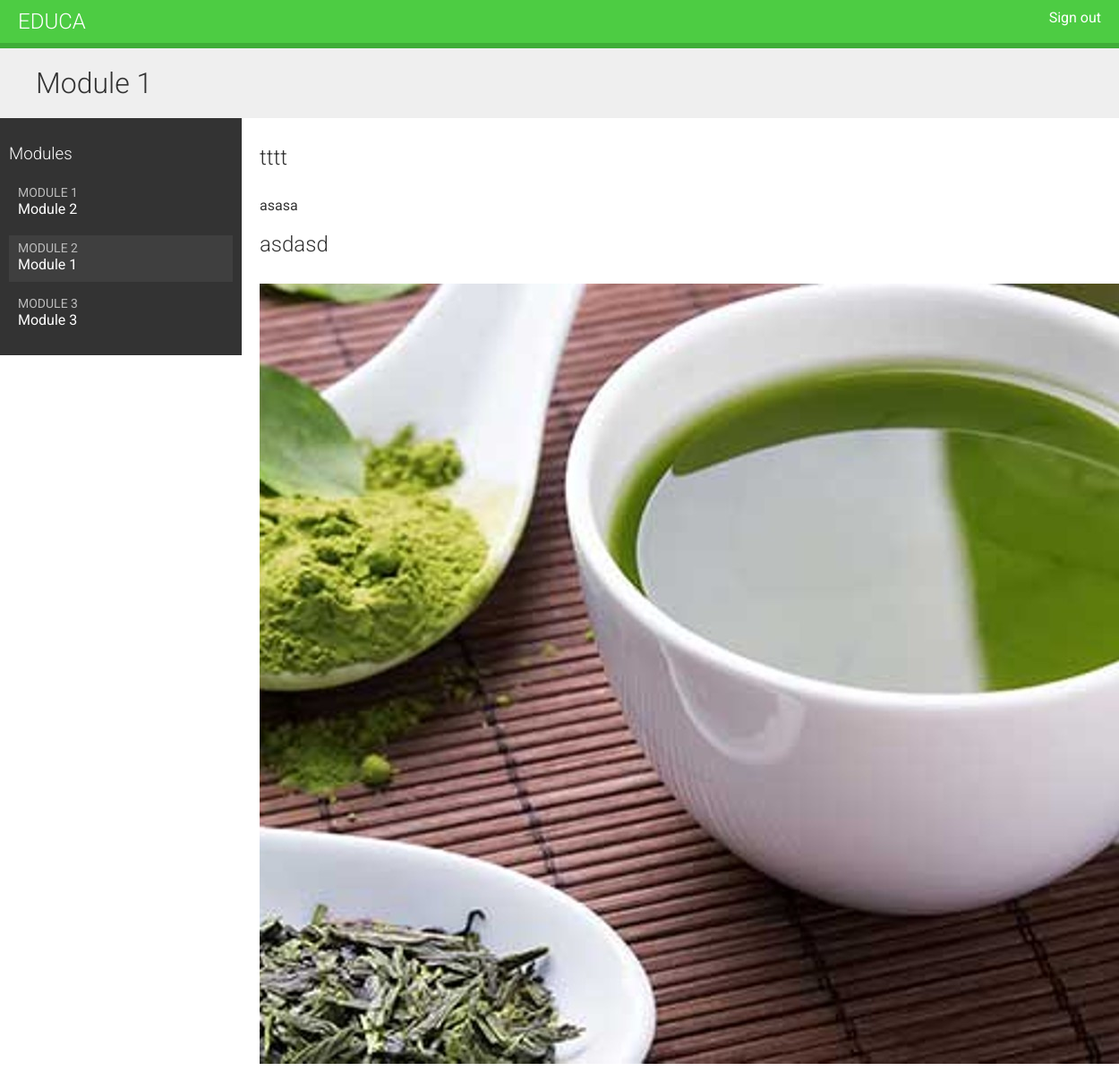
The page /students/course/4/6/ (signed in) on the database its author committed.
### courses/models.py (models this page shows, shortened)
class Module(models.Model):
    course = models.ForeignKey(Course,
                               related_name='modules',
                               on_delete=models.CASCADE)
    title = models.CharField(max_length=200)
    description = models.TextField(blank=True)
    order = OrderField(blank=True, for_fields=['course'])
    def __str__(self):
        return f'{self.order}. {self.title}'
    class Meta:
        ordering = ['order']

class Content(models.Model):
    module = models.ForeignKey(Module,
                               related_name='contents',
                               on_delete=models.CASCADE)
    content_type = models.ForeignKey(ContentType,
                                     on_delete=models.CASCADE,
                                     limit_choices_to={'model__in': (
                                         'text',
                                         'video',
                                         'image',
                                         'file')})
    object_id = models.PositiveIntegerField()
    item = GenericForeignKey('content_type', 'object_id')
    order = OrderField(blank=True, for_fields=['module'])
    class Meta:
        ordering = ['order']

class ItemBase(models.Model):
    owner = models.ForeignKey(User,
                              related_name='%(class)s_related',
                              on_delete=models.CASCADE)
    title = models.CharField(max_length=250)
    created = models.DateTimeField(auto_now_add=True)
    updated = models.DateTimeField(auto_now=True)
    class Meta:
        abstract = True
    def render(self):
        return render_to_string(
            f'courses/content/{self._meta.model_name}.html',
            {'item': self})

class Text(ItemBase):
    content = models.TextField()

class Image(ItemBase):
    file = models.FileField(upload_to='images')

### students/views.py (the view)
class StudentCourseDetailView(DetailView):
    model = Course
    template_name = 'students/course/detail.html'
    def get_queryset(self):
        qs = super().get_queryset()
        return qs.filter(students__in=[self.request.user])
    def get_context_data(self, **kwargs):
        context = super().get_context_data(**kwargs)
        course = self.get_object()
        if 'module_id' in self.kwargs:
            context['module'] = course.modules.get(
                id=self.kwargs['module_id'])
        else:
            context['module'] = course.modules.all()[0]
        return context

### students/templates/students/course/detail.html (shortened to what this page needs)
{% extends "base.html" %}
{% load cache %}
{% block content %}
    <h1>{{ module.title }}</h1>
    <div class="contents">
        <h3>Modules</h3>
        <ul id="modules">
            {% for m in object.modules.all %}
                <li data-id="{{ m.id }}" {% if m == module %} class="selected"{% endif %}>
                    <a href="{% url "student_course_detail_module" object.id m.id %}">
                        <span>
                            Module <span class="order">{{ m.order|add:1 }}</span>
                        </span>
                        <br>
                        {{ m.title }}
                    </a>
                </li>
            {% empty %}
                <li>No modules yet.</li>
            {% endfor %}
        </ul>
    </div>
    <div class="module">
    {% cache 600 module_contents module %}
        {% for content in module.contents.all %}
            {% with item=content.item %}
                <h2>{{ item.title }}</h2>
                {{ item.render }}
            {% endwith %}
        {% endfor %}
    {% endcache %}
    </div>
{% endblock %}

### courses/templates/courses/content/text.html
{{ item.content|linebreaks }}

### courses/templates/courses/content/image.html
<p><img src="{{ item.file.url }}" alt="{{ item.title }}"></p>

### courses/static/css/base.css (style rules this page uses)
body { margin:0; font-family:'Roboto', sans-serif; font-weight:400; color:#333; }
a { color:#3fad37; text-decoration:none; }
ul { float:left; }
h1, h2, h3, h4, h5, h6 { font-family:'Roboto', sans-serif; font-weight:300; }
h1 { background:#efefef; width:100%; overflow:auto; padding:20px 0 20px 40px; margin:0; }
.module { padding:10px 20px; float:left; width:600px; }
.module p { margin:10px 0 20px; width:100%; float:left; }
.contents { width:20%; padding:10px; float:left; background:#333; color: #fff; font-family:'Roboto', sans-serif; }
.contents ul { list-style:none; margin:0; padding:0; width:100%; }
.contents ul li { margin:0 0 10px 0; padding:4px 10px 10px; overflow:auto; cursor:move; }
.contents ul li.selected { background:#3f3f3f; }
.contents ul span { text-transform:uppercase; color:#bbb; font-size:14px; }
.contents ul a { display:block; color:#fff; text-decoration:none; }

### rows shown on the page
Module: title "Module 1", order|add "2"
Module: order|add "1", title "Module 2"
Module: order|add "3", title "Module 3"
Content: item "tttt", item.content "asasa"
Content: item "asdasd", item.file (picture)
